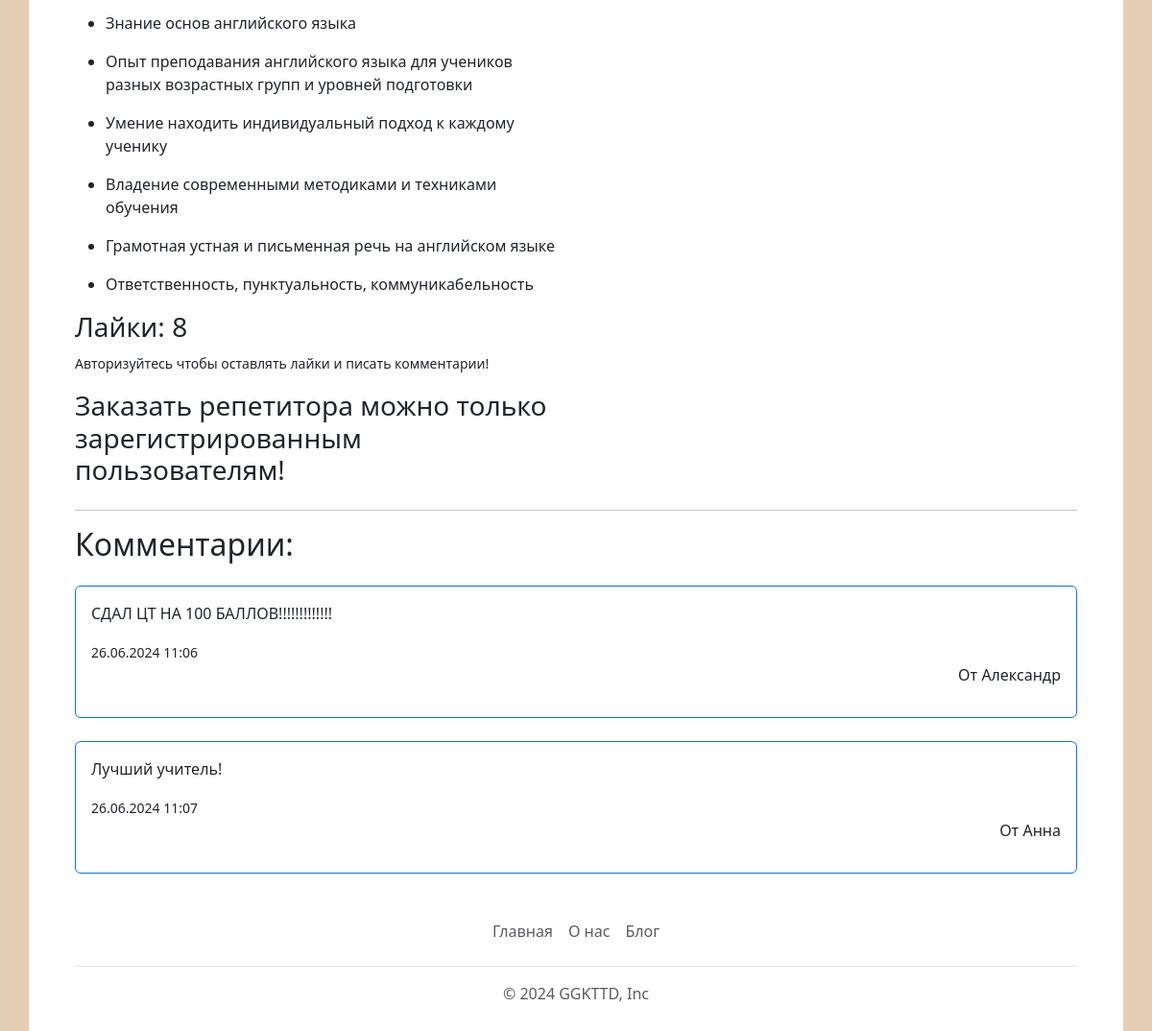
/teacher/2 (lower part), run on an earlier commit of the app's database.
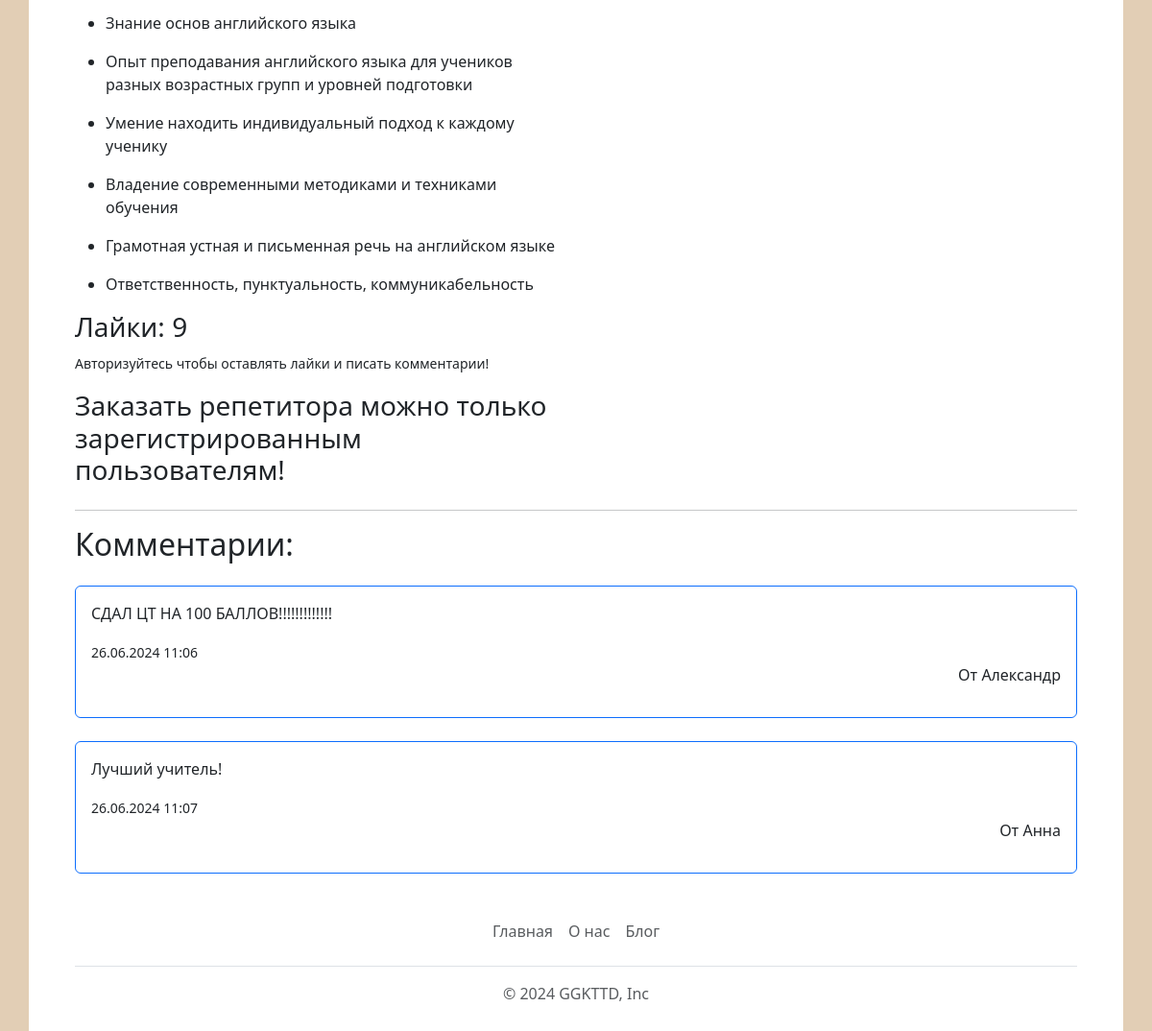
And on a later commit of the database.
### app.py (models this page shows, shortened)
class Users(db.Model):
    id = db.Column(db.Integer,primary_key=True)
    name = db.Column(db.String(100))
    surname = db.Column(db.String(100))
    email = db.Column(db.String(100), unique=True)
    password = db.Column(db.String(100), unique=True)
    root = db.Column(db.Integer, default=0)
    likes = db.Column(db.Integer, default=0)

### app.py (the view, shortened to what this page needs)
@app.route('/teacher/<int:id>', methods=['GET', 'POST'])
def teacher(id):
    total_user = object
    orders = object
    id_list = []
    if 'name' in session:
        total_user = Users.query.filter_by(email=session['name']).first()
        orders = Orders.query.filter_by(id_user=total_user.id).all()
        for order in orders:
            id_list.append(order.id_teacher)
    comments = Comments.query.filter_by(id_article=id).all()
    teacher = Teachers.query.get(id)
    user = Users.query.filter_by(id = teacher.id_user).first()
    return render_template("teacher.html",teacher=teacher,id_list=id_list,user=user,comments=comments)

### app.py (called while the page is built)
@app.context_processor
def inject_user():
    return dict(
    subjects=db.session.query(Teachers.subject).distinct().all(),
    articles_category=db.session.query(Articles.category).distinct().all(),
    )

@app.context_processor
def inject_user():
    def get_user_name():
        if 'name' in session:
            return Users.query.filter_by(email=session['name']).first()
    return dict(active_user=get_user_name())

### templates/teacher.html (shortened to what this page needs)
{% extends 'base.html' %}
{% block main %}
<main>
    <div class="row">
        <div class="col-md-6">
            <div class="text-wrap">
                {% autoescape false %}
                {{teacher.desciption}}
                {% endautoescape %}
            </div>
            <div class="my-3">
                <h3>Лайки: {{user.likes}}</h3>
                {%if 'name' in session and not 'liked' in session %}
                <a href="/add_likes/{{user.id}}/{{teacher.id}}" class="btn btn-primary">Мне нравится!</a>
                {%elif 'liked' in session  %}
                <small>Вы уже ставили лайк!</small>
                {%else%}
                <small>Авторизуйтесь чтобы оставлять лайки и писать комментарии!</small>
                {%endif%}
            </div>
            {%if 'admin' in session%}
            <button type="button" class="btn btn-warning" data-bs-toggle="modal" data-bs-target="#exampleModal">
                Изменить
            </button>
            <a href="/delete-teacher/{{teacher.id}}" class="btn btn-danger">Удалить</a>
            {%else %}
            {%if user.email==active_user.email %}
            <h3>Это ваша анкета!</h3>
            {%else%}
            {%if 'name' in session and teacher.id not in id_list and active_user.root==0%}
            <a href="/order/{{teacher.id}}" class="btn btn-primary">Заказать репетитора</a>
            {%elif teacher.id in id_list%}
            <a href="/order-delete/{{teacher.id}}" class="btn btn-outline-danger">Отказаться от репетитора</a>
            {%elif active_user.root==2%}
            <h3>Репетиторы не могут заказывать других репетиторов!</h3>
            {%else%}
            <h3>Заказать репетитора можно только зарегистрированным пользователям!</h3>
            {%endif%}
            {%endif%}
            {%endif%}
        </div>
        <div class="col-md-6">
        </div>
    </div>
    <hr>
    <div class="my-3">
        <div>
          <h2>Комментарии:</h2>
          {%if comments%}
          {%for comment in comments%}
          <div class="border border-primary rounded p-3 my-4">
            <p>{{comment.text}}</p>
            <small>{{comment.date.strftime('%d.%m.%Y %H:%M')}}</small>
            <p class="text-end">От {{comment.name}}</p>
          </div>
          {%endfor%}
          {%else%}
            <p class="text-center">Комментариев нет!</p>
          {%endif%}
        </div>
      </div>
</main>
{% endblock %}

What changed in the data, as far as the page shows it:
changed Users: likes "8" → "9"
